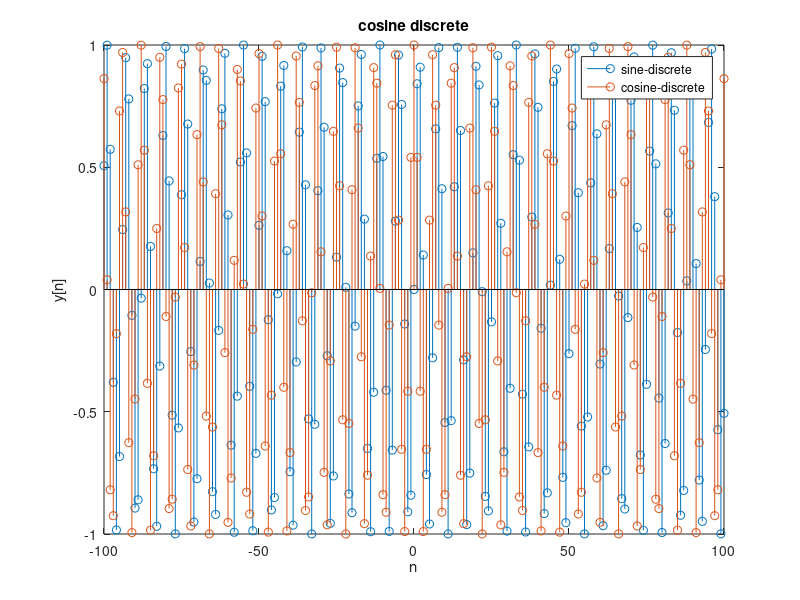

MATLAB code for this plot:
t = (-100:100);
x = sin(t);
stem(t,x);
xlabel('n');
ylabel('x[n]');
title('sine discrete');
hold on;

y =  cos(t);
stem(t,y);
xlabel("n");
ylabel("y[n]");
title("cosine discrete");
legend("sine-discrete", "cosine-discrete");
hold off;
